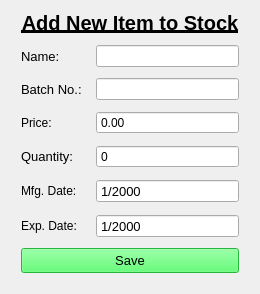
      <widget class="QWidget" name="page_add_item_and_batch">
       <layout class="QGridLayout" name="gridLayout_10">
        <item row="0" column="0">
         <layout class="QVBoxLayout" name="verticalLayout_8">
          <property name="spacing">
           <number>10</number>
          </property>
          <property name="leftMargin">
           <number>10</number>
          </property>
          <property name="rightMargin">
           <number>10</number>
          </property>
          <property name="bottomMargin">
           <number>10</number>
          </property>
          <item>
           <widget class="QLabel" name="label_37">
            <property name="maximumSize">
             <size>
              <width>16777215</width>
              <height>40</height>
             </size>
            </property>
            <property name="font">
             <font>
              <family>Segoe UI</family>
              <pointsize>15</pointsize>
              <bold>true</bold>
              <underline>true</underline>
             </font>
            </property>
            <property name="text">
             <string>Add New Item to Stock</string>
            </property>
            <property name="alignment">
             <set>Qt::AlignCenter</set>
            </property>
           </widget>
          </item>
          <item>
           <layout class="QFormLayout" name="form_edit_batch_2">
            <property name="horizontalSpacing">
             <number>10</number>
            </property>
            <property name="verticalSpacing">
             <number>11</number>
            </property>
            <item row="0" column="0">
             <widget class="QLabel" name="label_38">
              <property name="font">
               <font>
                <family>Segoe UI</family>
                <pointsize>10</pointsize>
               </font>
              </property>
              <property name="text">
               <string>Name: </string>
              </property>
             </widget>
            </item>
            <item row="1" column="0">
             <widget class="QLabel" name="label_39">
              <property name="font">
               <font>
                <family>Segoe UI</family>
                <pointsize>10</pointsize>
                <underline>false</underline>
               </font>
              </property>
              <property name="text">
               <string>Batch No.: </string>
              </property>
             </widget>
            </item>
            <item row="3" column="0">
             <widget class="QLabel" name="label_40">
              <property name="font">
               <font>
                <family>Segoe UI</family>
                <pointsize>10</pointsize>
               </font>
              </property>
              <property name="text">
               <string>Quantity: </string>
              </property>
             </widget>
            </item>
            <item row="3" column="1">
             <widget class="QSpinBox" name="input_both_quantity">
              <property name="buttonSymbols">
               <enum>QAbstractSpinBox::NoButtons</enum>
              </property>
              <property name="suffix">
               <string/>
              </property>
              <property name="maximum">
               <number>99999</number>
              </property>
             </widget>
            </item>
            <item row="4" column="0">
             <widget class="QLabel" name="label_41">
              <property name="text">
               <string>Mfg. Date: </string>
              </property>
             </widget>
            </item>
            <item row="4" column="1">
             <widget class="QDateEdit" name="input_both_mfg_date">
              <property name="font">
               <font>
                <family>Segoe UI</family>
                <pointsize>10</pointsize>
               </font>
              </property>
              <property name="buttonSymbols">
               <enum>QAbstractSpinBox::NoButtons</enum>
              </property>
              <property name="displayFormat">
               <string>M/yyyy</string>
              </property>
              <property name="calendarPopup">
               <bool>false</bool>
              </property>
             </widget>
            </item>
            <item row="5" column="0">
             <widget class="QLabel" name="label_42">
              <property name="text">
               <string>Exp. Date: </string>
              </property>
             </widget>
            </item>
            <item row="5" column="1">
             <widget class="QDateEdit" name="input_both_exp_date">
              <property name="font">
               <font>
                <family>Segoe UI</family>
                <pointsize>10</pointsize>
               </font>
              </property>
              <property name="buttonSymbols">
               <enum>QAbstractSpinBox::NoButtons</enum>
              </property>
              <property name="displayFormat">
               <string>M/yyyy</string>
              </property>
             </widget>
            </item>
            <item row="2" column="0">
             <widget class="QLabel" name="label_43">
              <property name="text">
               <string>Price: </string>
              </property>
             </widget>
            </item>
            <item row="2" column="1">
             <widget class="QDoubleSpinBox" name="input_both_price">
              <property name="buttonSymbols">
               <enum>QAbstractSpinBox::NoButtons</enum>
              </property>
              <property name="maximum">
               <double>99999999.989999994635582</double>
              </property>
             </widget>
            </item>
            <item row="0" column="1">
             <widget class="QLineEdit" name="input_both_item_name"/>
            </item>
            <item row="1" column="1">
             <widget class="QLineEdit" name="input_both_batch_no"/>
            </item>
           </layout>
          </item>
          <item>
           <widget class="QPushButton" name="button_add_both">
            <property name="minimumSize">
             <size>
              <width>0</width>
              <height>25</height>
             </size>
            </property>
            <property name="maximumSize">
             <size>
              <width>16777215</width>
              <height>25</height>
             </size>
            </property>
            <property name="font">
             <font>
              <family>Segoe UI</family>
              <pointsize>10</pointsize>
              <bold>false</bold>
             </font>
            </property>
            <property name="styleSheet">
             <string notr="true">background-color: rgb(52, 255, 82);
color: rgb(0, 0, 0);</string>
            </property>
            <property name="text">
             <string>Save</string>
            </property>
            <property name="flat">
             <bool>false</bool>
            </property>
           </widget>
          </item>
         </layout>
        </item>
       </layout>
      </widget>
